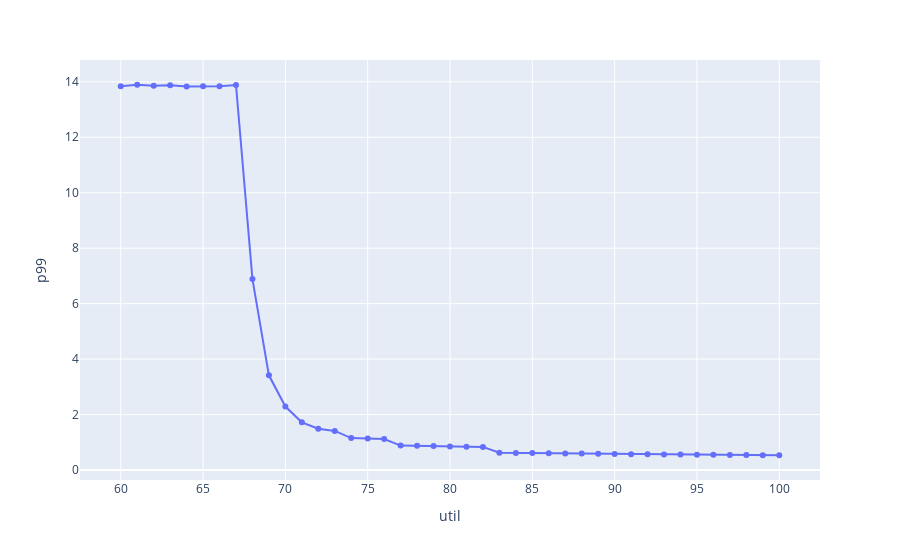
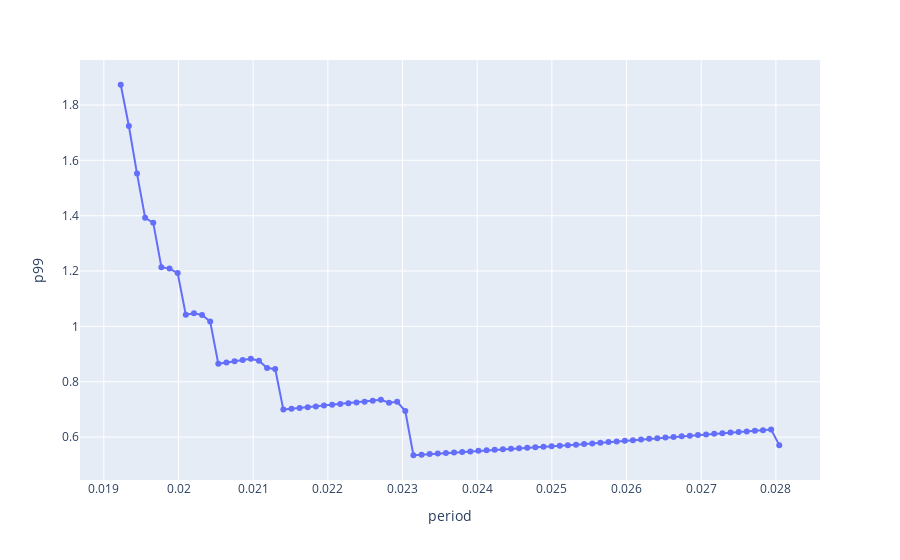

These figures' notebook cell, in order:
### Code cell
dataframes = []
for i, file in zip(FILE_NUM, FILES):
    ref = pd.read_csv(file, header=None, names=COL_NAMES, index_col=None)
    ref['util'] = range(100-len(ref)+1, 101)
    dataframes.append(ref)
df = pd.concat(dataframes)

fig_util = px.line(df.groupby('util')['p99'].min().reset_index(), x='util', y='p99', markers=True)
fig_util.show()

fig_ref = px.line(df.loc[(df['p99'] < 2) & (df['util'] == 100)], x='period', y='p99', hover_data=['quantile', 'period', 'p99'], markers=True)
fig_ref.show()
